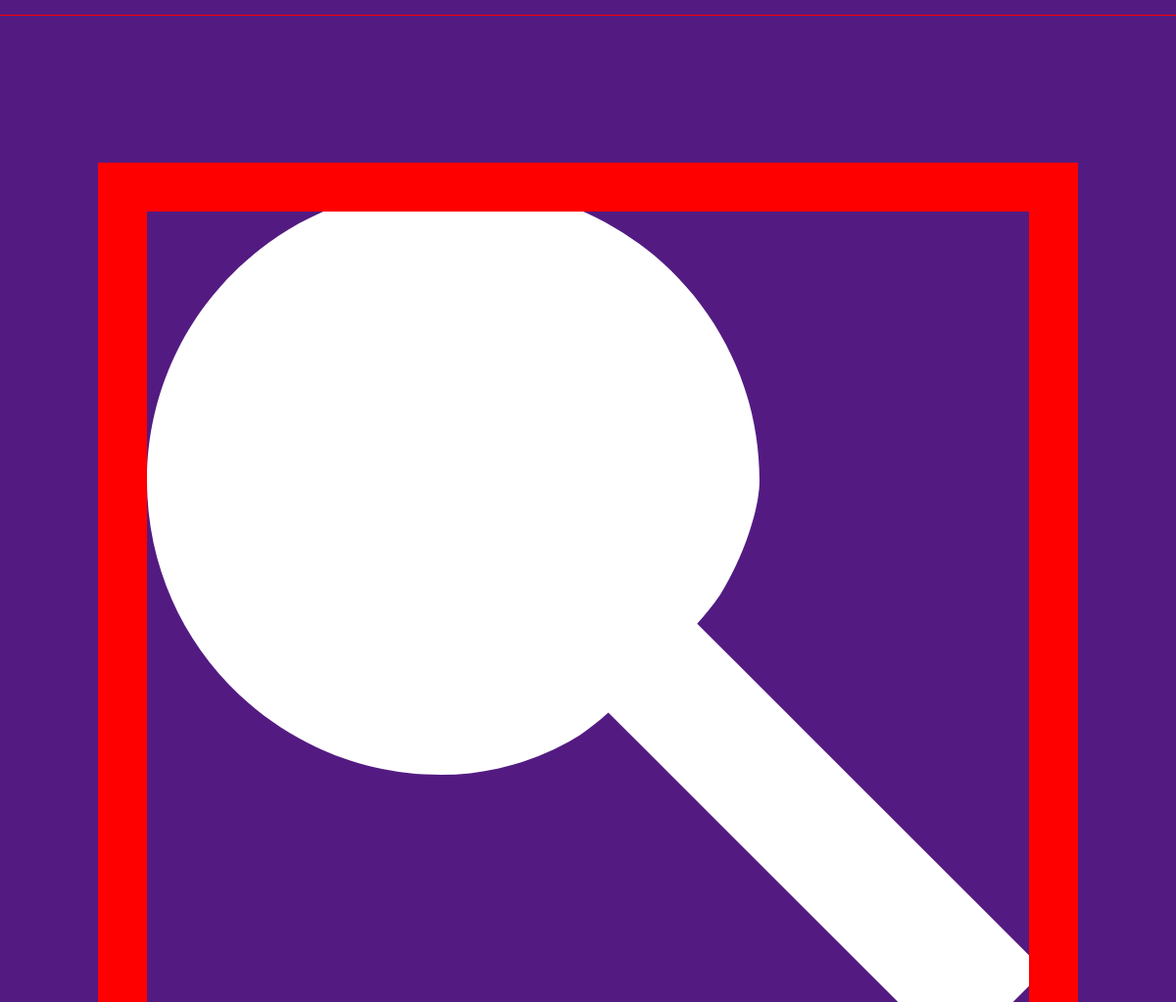
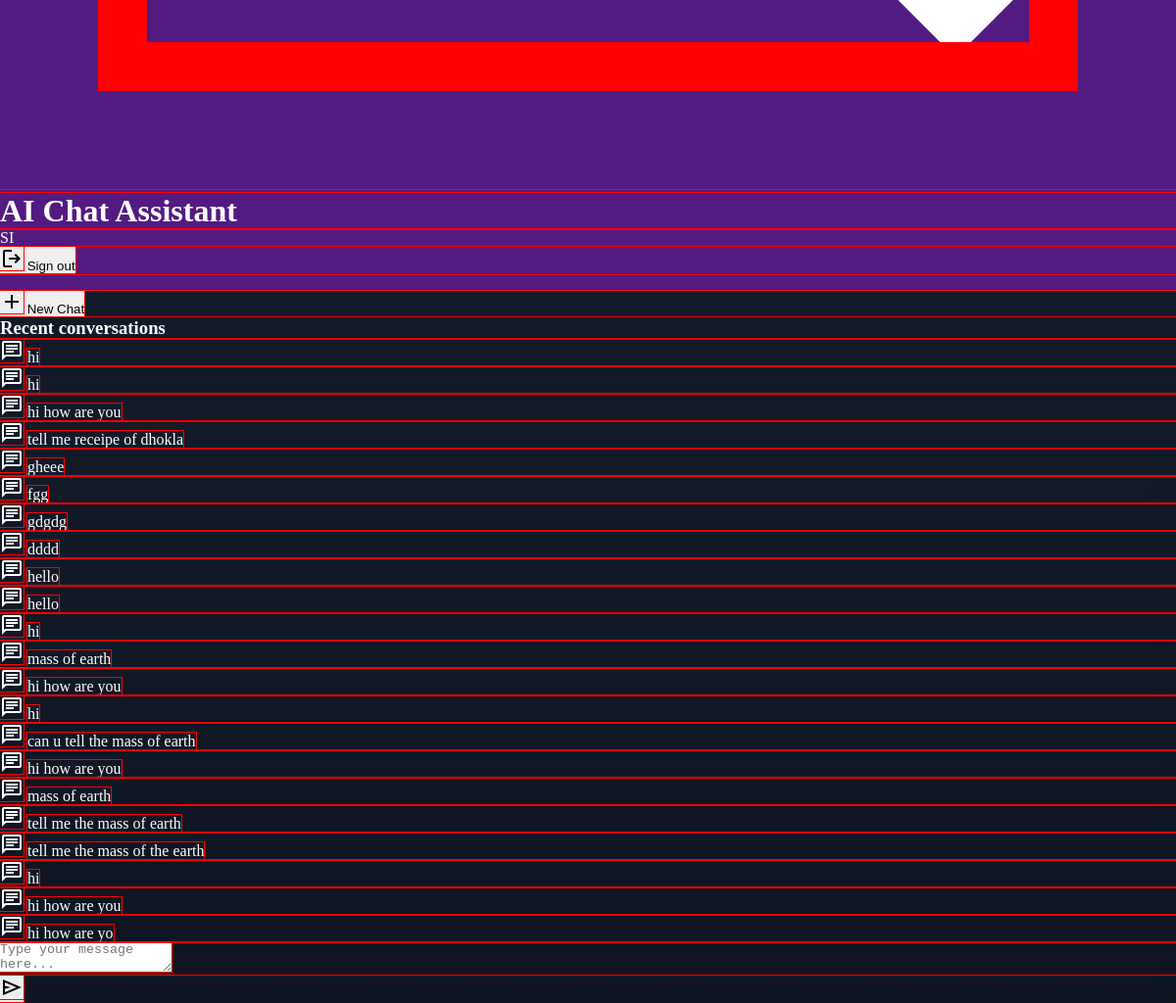
Page /chat/ (signed in) on the committed database (2 pictures, top to bottom).
### chat/models.py (models this page shows)
class Conversation(models.Model):
    user = models.ForeignKey(User, on_delete=models.CASCADE)
    title = models.CharField(max_length=200)
    created_at = models.DateTimeField(auto_now_add=True)
    updated_at = models.DateTimeField(auto_now=True)
    class Meta:
        ordering = ['-updated_at']

### chat/views.py (the view)
# urls.py: path('chat/', views.chat_home, name='chat_home'),
@login_required(login_url='login')
@ensure_csrf_cookie
def chat_home(request):
    conversations = Conversation.objects.filter(user=request.user)
    return render(request, 'chat/home.html', {'conversations': conversations})

### templates/chat/home.html (shortened to what this page needs)
{% load static %}
<!DOCTYPE html>
<html lang="en">
<head>
    <link href="{% static 'css/styles.css' %}" rel="stylesheet">
</head>
<body>
<div id="webcrumbs">
    <div class="w-[1280px] bg-gradient-to-b from-primary-50 to-white font-sans">
        <header class="flex items-center justify-between p-6 border-b border-gray-200">
            <div class="flex items-center">
                <h1 class="ml-3 text-xl font-bold text-primary-800">AI Chat Assistant</h1>
            </div>
            {% if user.is_authenticated %}
            <div class="flex items-center space-x-4">
                <div class="relative h-8 w-8 rounded-full bg-primary-600 flex items-center justify-center text-white cursor-pointer hover:bg-primary-700 transition-colors duration-200 group">
                    {{ user.username|slice:":2"|upper }}
                    <div class="absolute right-0 top-full mt-2 w-48 bg-white shadow-lg rounded-md overflow-hidden z-10 hidden group-hover:block">
                        <div class="py-2">
                            <form action="{% url 'logout' %}" method="post">
                                <button class="w-full text-left px-4 py-2 text-sm text-red-600 hover:bg-gray-100 flex items-center">
                                    <span class="material-symbols-outlined mr-2">logout</span> Sign out
                                </button>
                            </form>
                        </div>
                    </div>
                </div>
            </div>
            {% endif %}
        </header>
        <main class="flex h-[calc(100vh-64px)]">
            <aside class="w-[260px] p-4 border-r border-gray-200 overflow-y-auto">
                <button id="new-chat" class="w-full flex items-center justify-center py-3 px-4 bg-primary-600 text-white rounded-md hover:bg-primary-700 transition-all duration-200 shadow-sm hover:shadow-md mb-4">
                    <span class="material-symbols-outlined mr-2">add</span> New Chat
                </button>
                <div class="mt-6">
                    <h3 class="text-xs font-semibold text-gray-500 mb-3 uppercase">Recent conversations</h3>
                    <ul id="conversation-list" class="space-y-2">
                        {% for conversation in conversations %}
                        <li class="p-2 rounded-md hover:bg-gray-100 cursor-pointer transition-colors duration-200 group" data-conversation-id="{{ conversation.id }}">
                            <div class="flex items-center">
                                <span class="material-symbols-outlined text-gray-400 mr-2 group-hover:text-primary-600">chat</span>
                                <span class="text-sm truncate">{{ conversation.title }}</span>
                            </div>
                        </li>
                        {% endfor %}
                    </ul>
                </div>
            </aside>
            <div class="flex-1 flex flex-col">
                <div class="border-t border-gray-200 p-4">
                    <div class="relative">
                        <textarea id="message-input" class="w-full p-4 pr-24 border border-gray-300 rounded-lg focus:outline-none focus:ring-2 focus:ring-primary-500 resize-none h-[100px] bg-white" placeholder="Type your message here..."></textarea>
                        <div class="absolute bottom-4 right-4">
                            <button id="send-message" class="p-2 bg-primary-600 text-white rounded-full hover:bg-primary-700 transition-colors duration-200">
                                <span class="material-symbols-outlined">send</span>
                            </button>
                        </div>
                    </div>
                </div>
            </div>
        </main>
    </div>
</div>
</body>
</html>

### static/css/styles.css (style rules this page uses)
* { outline: 1px solid red; }
html, body { margin: 0; padding: 0; width: 100%; height: 100%; overflow-x: hidden; overflow-y: auto; }
body { display: flex; flex-direction: column; align-items: center; justify-content: flex-start; background: linear-gradient(to bottom, #0b0b2b, #1b2735 70%, #090a0f); background-attachment: fixed; position: relative; color: #fff; }
#webcrumbs { width: 100%; height: 100%; margin: 0; padding: 0; background: rgba(17, 24, 39, 0.8); backdrop-filter: blur(10px); box-sizing: border-box; overflow-x: hidden; }
#webcrumbs header { width: 100%; padding: 1rem 0; background: rgba(88, 28, 135, 0.95); backdrop-filter: blur(8px); }

### rows in the picture
Conversation: title "hi"
Conversation: title "hi"
Conversation: title "hi how are you"
Conversation: title "tell me receipe of dhokla"
Conversation: title "gheee"
Conversation: title "fgg"
Conversation: title "gdgdg"
Conversation: title "dddd"
Conversation: title "hello"
Conversation: title "hello"
Conversation: title "hi"
Conversation: title "mass of earth"
Conversation: title "hi how are you"
Conversation: title "hi"
Conversation: title "can u tell the mass of earth"
Conversation: title "hi how are you"
Conversation: title "mass of earth"
Conversation: title "tell me the mass of earth"
Conversation: title "tell me the mass of the earth"
Conversation: title "hi"
Conversation: title "hi how are you"
Conversation: title "hi how are yo"

### other values in the picture
{{ user.username|slice:":2"|upper }} "SI"
